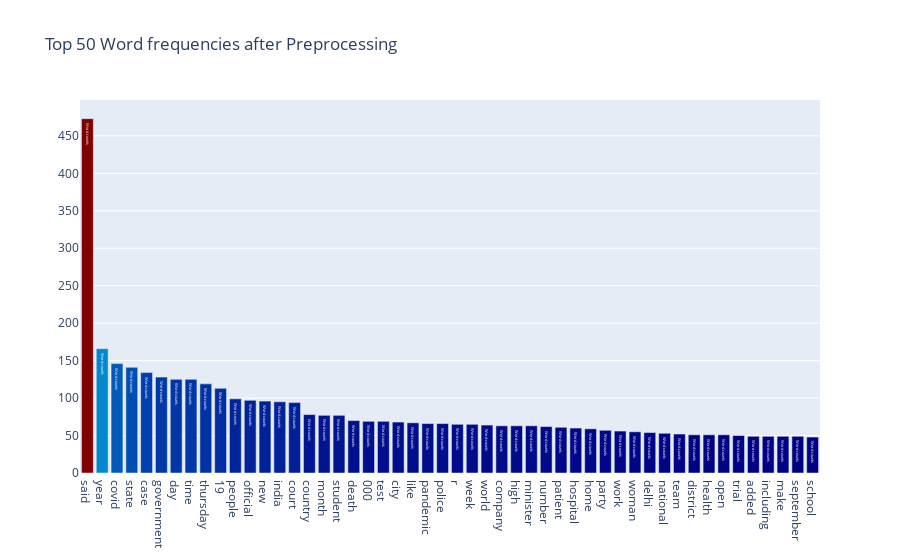
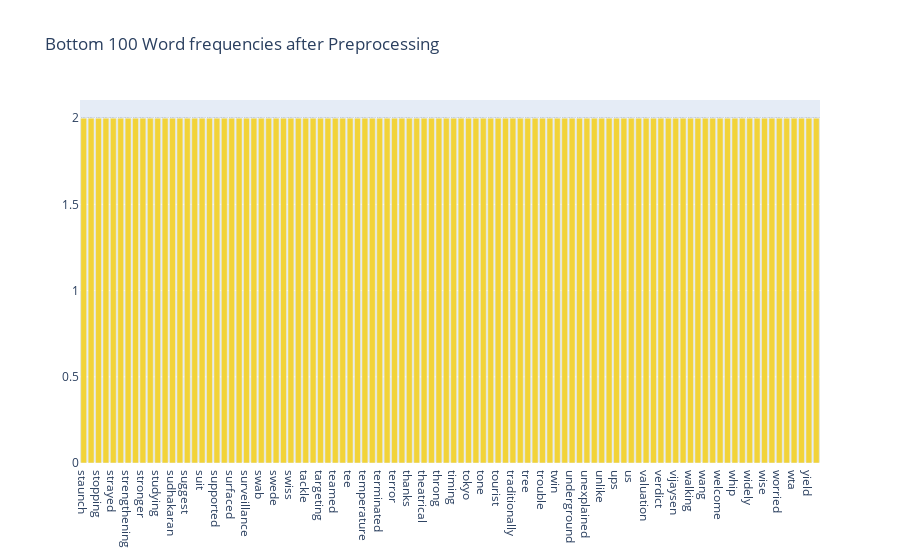

Write notebook code for charts like these, in order.
### Code cell
feature_names = tf_vectorizer.get_feature_names()
count_vec = np.asarray(tf.sum(axis=0)).ravel()
zipped = list(zip(feature_names, count_vec))
x, y = (list(x) for x in zip(*sorted(zipped, key=lambda x: x[1], reverse=True)))
# Now I want to extract out on the top 15 and bottom 15 words
Y = np.concatenate([y[0:15], y[-16:-1]])
X = np.concatenate([x[0:15], x[-16:-1]])

# Plotting the Plot.ly plot for the Top 50 word frequencies
data = [go.Bar(
            x = x[0:50],
            y = y[0:50],
            marker= dict(colorscale='Jet',
                         color = y[0:50]
                        ),
            text='Word counts'
    )]

layout = go.Layout(
    title='Top 50 Word frequencies after Preprocessing'
)

fig = go.Figure(data=data, layout=layout)

py.iplot(fig, filename='basic-bar')

# Plotting the Plot.ly plot for the Top 50 word frequencies
data = [go.Bar(
            x = x[-100:],
            y = y[-100:],
            marker= dict(colorscale='Portland',
                         color = y[-100:]
                        ),
            text='Word counts'
    )]

layout = go.Layout(
    title='Bottom 100 Word frequencies after Preprocessing'
)

fig = go.Figure(data=data, layout=layout)

py.iplot(fig, filename='basic-bar')

### Figure 1 — Plotly figure (JSON) as saved in the notebook; plotly's stock layout.template omitted (floating-point values rounded to 4 significant figures)
{"data": [{"marker": {"color": [473, 166, 146, 141, 134, 128, 125, 125, 119, 113, 99, 97, 96, 95, 94, 78, 77, 77, 70, 69, 69, 68, 67, 66, 66, 65, 65, 64, 63, 63, 63, 62, 61, 60, 59, 57, 56, 55, 54, 53, 52, 51, 51, 51, 50, 49, 49, 49, 49, 48], "colorscale": [[0, "rgb(0,0,131)"], [0.2, "rgb(0,60,170)"], [0.4, "rgb(5,255,255)"], [0.6, "rgb(255,255,0)"], [0.8, "rgb(250,0,0)"], [1, "rgb(128,0,0)"]]}, "text": "Word counts", "type": "bar", "x": ["said", "year", "covid", "state", "case", "government", "day", "time", "thursday", "19", "people", "official", "new", "india", "court", "country", "month", "student", "death", "000", "test", "city", "like", "pandemic", "police", "r", "week", "world", "company", "high", "minister", "number", "patient", "hospital", "home", "party", "work", "woman", "delhi", "national", "team", "district", "health", "open", "trial", "added", "including", "make", "september", "school"], "y": [473, 166, 146, 141, 134, 128, 125, 125, 119, 113, 99, 97, 96, 95, 94, 78, 77, 77, 70, 69, 69, 68, 67, 66, 66, 65, 65, 64, 63, 63, 63, 62, 61, 60, 59, 57, 56, 55, 54, 53, 52, 51, 51, 51, 50, 49, 49, 49, 49, 48]}], "layout": {"title": {"text": "Top 50 Word frequencies after Preprocessing"}}}

### Figure 2 — Plotly figure (JSON) as saved in the notebook; plotly's stock layout.template omitted (floating-point values rounded to 4 significant figures)
{"data": [{"marker": {"color": [2, 2, 2, 2, 2, 2, 2, 2, 2, 2, 2, 2, 2, 2, 2, 2, 2, 2, 2, 2, 2, 2, 2, 2, 2, 2, 2, 2, 2, 2, 2, 2, 2, 2, 2, 2, 2, 2, 2, 2, 2, 2, 2, 2, 2, 2, 2, 2, 2, 2, 2, 2, 2, 2, 2, 2, 2, 2, 2, 2, 2, 2, 2, 2, 2, 2, 2, 2, 2, 2, 2, 2, 2, 2, 2, 2, 2, 2, 2, 2, 2, 2, 2, 2, 2, 2, 2, 2, 2, 2, 2, 2, 2, 2, 2, 2, 2, 2, 2, 2], "colorscale": [[0, "rgb(12,51,131)"], [0.25, "rgb(10,136,186)"], [0.5, "rgb(242,211,56)"], [0.75, "rgb(242,143,56)"], [1, "rgb(217,30,30)"]]}, "text": "Word counts", "type": "bar", "x": ["staunch", "stockholm", "stopping", "storytelling", "strayed", "strength", "strengthening", "strike", "stronger", "structured", "studying", "subhankar", "sudhakaran", "sufficient", "suggest", "suggesting", "suit", "sundar", "supported", "supporter", "surfaced", "surging", "surveillance", "survive", "swab", "swami", "swede", "swing", "swiss", "symptomatic", "tackle", "tag", "targeting", "teaching", "teamed", "technolgy", "tee", "tell", "temperature", "tentative", "terminated", "terming", "terror", "teynampet", "thanks", "theatre", "theatrical", "thehad", "throng", "tightened", "timing", "token", "tokyo", "tomorrow", "tone", "touched", "tourist", "trace", "traditionally", "trapped", "tree", "trophy", "trouble", "trusted", "twin", "unacceptable", "underground", "understood", "unexplained", "unfortunate", "unlike", "unprecedented", "ups", "urging", "us", "valuable", "valuation", "vendetta", "verdict", "viewed", "vijaysen", "virtue", "walking", "wall", "wang", "watched", "welcome", "wenbin", "whip", "wicket", "widely", "wider", "wise", "withdrawal", "worried", "wrecking", "wta", "yang", "yield", "youthful"], "y": [2, 2, 2, 2, 2, 2, 2, 2, 2, 2, 2, 2, 2, 2, 2, 2, 2, 2, 2, 2, 2, 2, 2, 2, 2, 2, 2, 2, 2, 2, 2, 2, 2, 2, 2, 2, 2, 2, 2, 2, 2, 2, 2, 2, 2, 2, 2, 2, 2, 2, 2, 2, 2, 2, 2, 2, 2, 2, 2, 2, 2, 2, 2, 2, 2, 2, 2, 2, 2, 2, 2, 2, 2, 2, 2, 2, 2, 2, 2, 2, 2, 2, 2, 2, 2, 2, 2, 2, 2, 2, 2, 2, 2, 2, 2, 2, 2, 2, 2, 2]}], "layout": {"title": {"text": "Bottom 100 Word frequencies after Preprocessing"}}}
